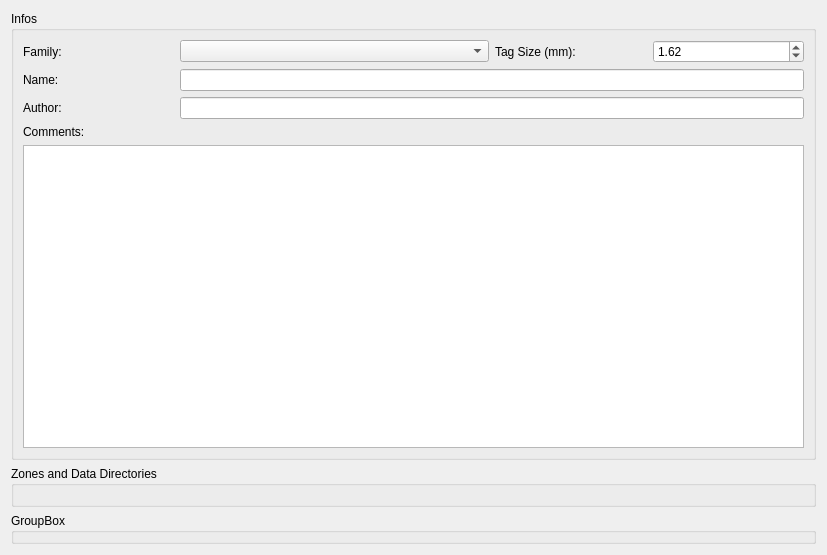
<?xml version="1.0" encoding="UTF-8"?>
<ui version="4.0">
 <class>ExperimentEditorWidget</class>
 <widget class="QWidget" name="ExperimentEditorWidget">
  <property name="geometry">
   <rect>
    <x>0</x>
    <y>0</y>
    <width>827</width>
    <height>555</height>
   </rect>
  </property>
  <property name="windowTitle">
   <string>Form</string>
  </property>
  <layout class="QVBoxLayout" name="verticalLayout">
   <item>
    <widget class="QGroupBox" name="infoBox">
     <property name="title">
      <string>Infos</string>
     </property>
     <layout class="QGridLayout" name="gridLayout">
      <item row="3" column="0">
       <widget class="QLabel" name="authorLabel">
        <property name="text">
         <string>Author:</string>
        </property>
       </widget>
      </item>
      <item row="2" column="0">
       <widget class="QLabel" name="nameLabel">
        <property name="text">
         <string>Name:</string>
        </property>
       </widget>
      </item>
      <item row="0" column="4">
       <widget class="QDoubleSpinBox" name="tagSizeEdit">
        <property name="minimum">
         <double>0.100000000000000</double>
        </property>
        <property name="maximum">
         <double>10.000000000000000</double>
        </property>
        <property name="singleStep">
         <double>0.100000000000000</double>
        </property>
        <property name="value">
         <double>1.620000000000000</double>
        </property>
       </widget>
      </item>
      <item row="0" column="3">
       <widget class="QLabel" name="tagSizeLabel">
        <property name="text">
         <string>Tag Size (mm):</string>
        </property>
       </widget>
      </item>
      <item row="0" column="0">
       <widget class="QLabel" name="familyLabel">
        <property name="text">
         <string>Family:</string>
        </property>
       </widget>
      </item>
      <item row="3" column="1" colspan="4">
       <widget class="QLineEdit" name="authorEdit"/>
      </item>
      <item row="2" column="1" colspan="4">
       <widget class="QLineEdit" name="nameEdit"/>
      </item>
      <item row="5" column="0" colspan="5">
       <widget class="QPlainTextEdit" name="commentEdit"/>
      </item>
      <item row="4" column="0" colspan="5">
       <widget class="QLabel" name="commentLabel">
        <property name="text">
         <string>Comments:</string>
        </property>
       </widget>
      </item>
      <item row="0" column="1" colspan="2">
       <widget class="QComboBox" name="familySelector"/>
      </item>
     </layout>
    </widget>
   </item>
   <item>
    <widget class="QGroupBox" name="dirBox">
     <property name="sizePolicy">
      <sizepolicy hsizetype="Preferred" vsizetype="Preferred">
       <horstretch>0</horstretch>
       <verstretch>0</verstretch>
      </sizepolicy>
     </property>
     <property name="maximumSize">
      <size>
       <width>16777215</width>
       <height>16777215</height>
      </size>
     </property>
     <property name="title">
      <string>Zones and Data Directories</string>
     </property>
     <layout class="QGridLayout" name="gridLayout_2"/>
    </widget>
   </item>
   <item>
    <widget class="QGroupBox" name="measureBox">
     <property name="title">
      <string>GroupBox</string>
     </property>
    </widget>
   </item>
  </layout>
 </widget>
 <resources/>
 <connections/>
</ui>
